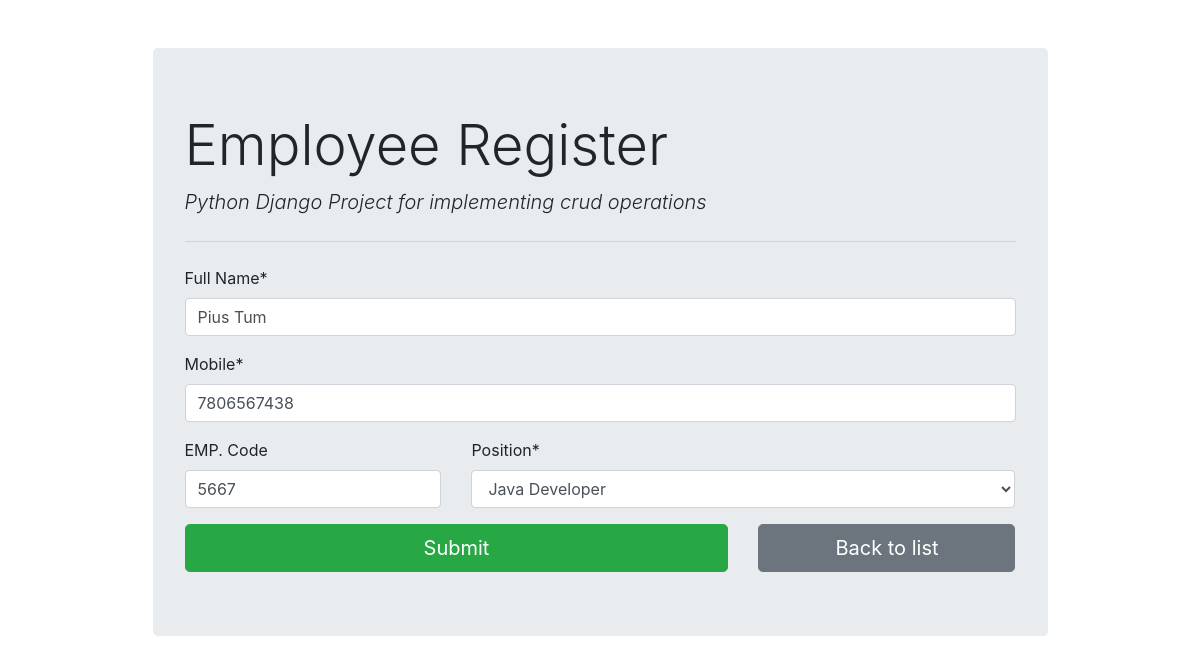
The app's page /employee/2/ with its own data.
### employee_register/models.py (models this page shows, shortened)
class Employee(models.Model):
    fullname = models.CharField(max_length=100)
    emp_code = models.CharField(max_length=100)
    mobile = models.CharField(max_length=100)
    position = models.ForeignKey(Position,on_delete=models.CASCADE)

### employee_register/views.py (the view, shortened to what this page needs)
# urls.py: path('', views.employee_form,name="employee_insert"),#get and post request for insert operations
def employee_form(request,id=0):
    if request.method == 'GET':#for handling get requests
        if id==0:#for inserting information into the form
            form = EmployeeForm()
        else:#for updating the for while also displaying the list of items
            employee = Employee.objects.get(pk=id)
            form = EmployeeForm(instance=employee)
        return render(request, 'employee_register/employee_form.html', {'form':form})

### employee_register/forms.py
class EmployeeForm(forms.ModelForm):
    class Meta:
        model = Employee
        fields = ('fullname','mobile','emp_code','position')
        labels ={
             'fullname':'Full Name',
             'emp_code':'EMP. Code'
        }
    def __init__(self, *args, **kwargs):
        super(EmployeeForm,self).__init__(*args, **kwargs)
        self.fields['position'].empty_label = "Select"
        self.fields['emp_code'].required = False

### employee_register/models.py (called while the page is built)
    def __str__(self):
        return self.title

### employee_register/templates/employee_register/employee_form.html (shortened to what this page needs)
{% extends 'employee_register/base.html'%}
{% load crispy_forms_tags %}
{% block content%}
<form action="" method="post" autocomplete="off">
  {{form.fullname|as_crispy_field}}
  {{form.mobile|as_crispy_field}}
  <div class="row">
   <div class="col-md-4">
     {{form.emp_code|as_crispy_field}}
   </div>
   <div class="col-md-8">
      {{form.position|as_crispy_field}}
   </div>
  </div>
  <div class="row">
    <div class="col-md-8">
      <button type ="submit" class="btn btn-success btn-block btn-lg">Submit</button>
    </div>
    <div class="col-md-4">
      <a href="{% url 'employee_list'%}" class="btn btn-secondary btn-block btn-lg">
      Back to list</i></a>
    </div>
  </div>
</form>
{% endblock content %}

### records on screen
Employee: fullname "Pius Tum", mobile "7806567438", emp_code "5667", position "Java Developer"
